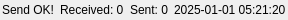
      <widget class="QWidget" name="statusWidget" native="true">
       <property name="maximumSize">
        <size>
         <width>16777215</width>
         <height>20</height>
        </size>
       </property>
       <layout class="QHBoxLayout" name="horizontalLayout">
        <property name="leftMargin">
         <number>2</number>
        </property>
        <property name="topMargin">
         <number>2</number>
        </property>
        <property name="rightMargin">
         <number>2</number>
        </property>
        <property name="bottomMargin">
         <number>2</number>
        </property>
        <item>
         <widget class="QLabel" name="statusLabel">
          <property name="text">
           <string>Send OK!</string>
          </property>
         </widget>
        </item>
        <item>
         <widget class="QLabel" name="RevLabel">
          <property name="text">
           <string>Received: 0</string>
          </property>
         </widget>
        </item>
        <item>
         <widget class="QLabel" name="sentLabel">
          <property name="text">
           <string>Sent: 0</string>
          </property>
         </widget>
        </item>
        <item>
         <widget class="QLabel" name="DateLabel">
          <property name="maximumSize">
           <size>
            <width>130</width>
            <height>16777215</height>
           </size>
          </property>
          <property name="text">
           <string>2025-01-01 05:21:20</string>
          </property>
         </widget>
        </item>
       </layout>
      </widget>
